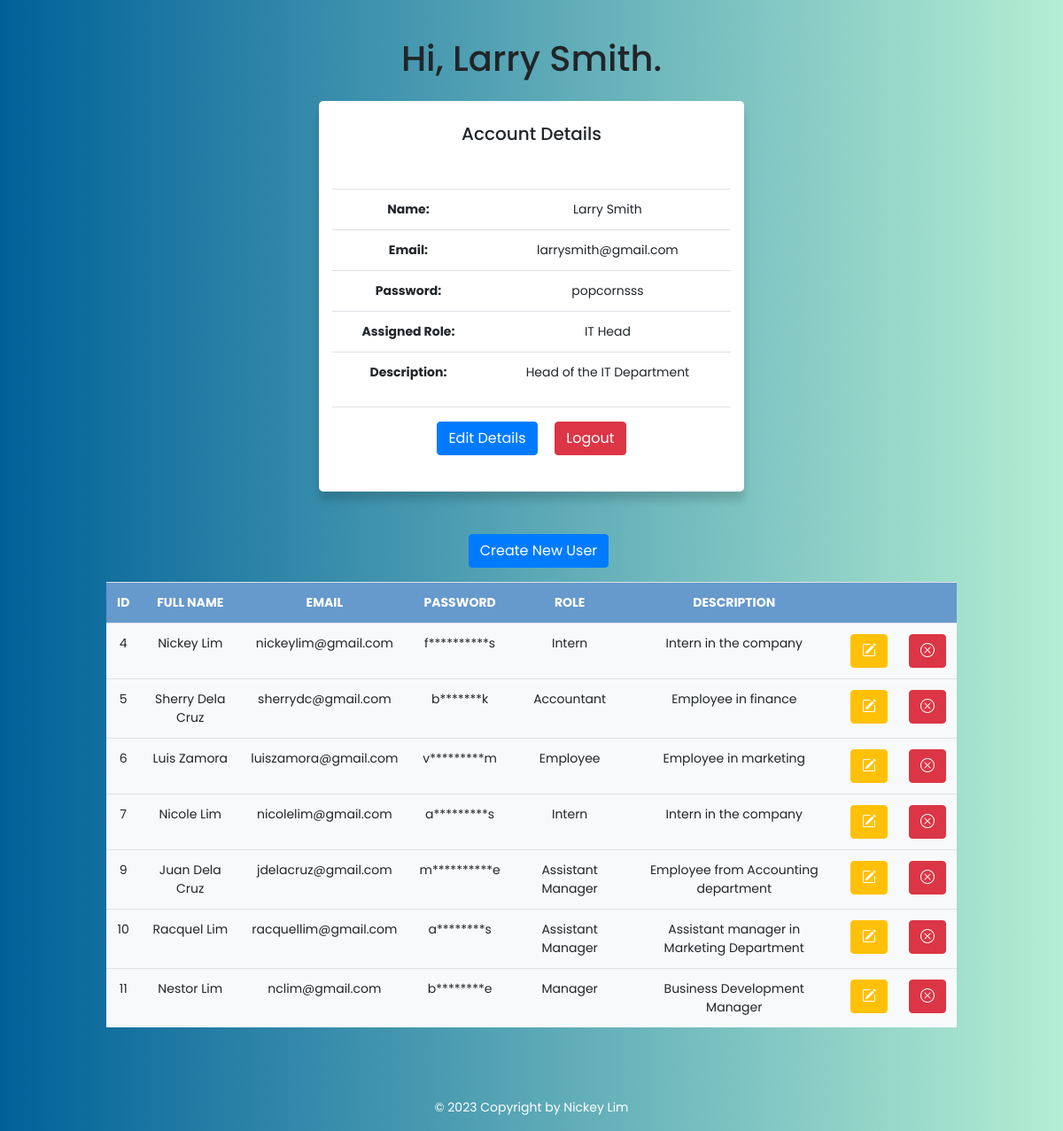
Page /admin_homepage.php (signed in) on the earlier database version.
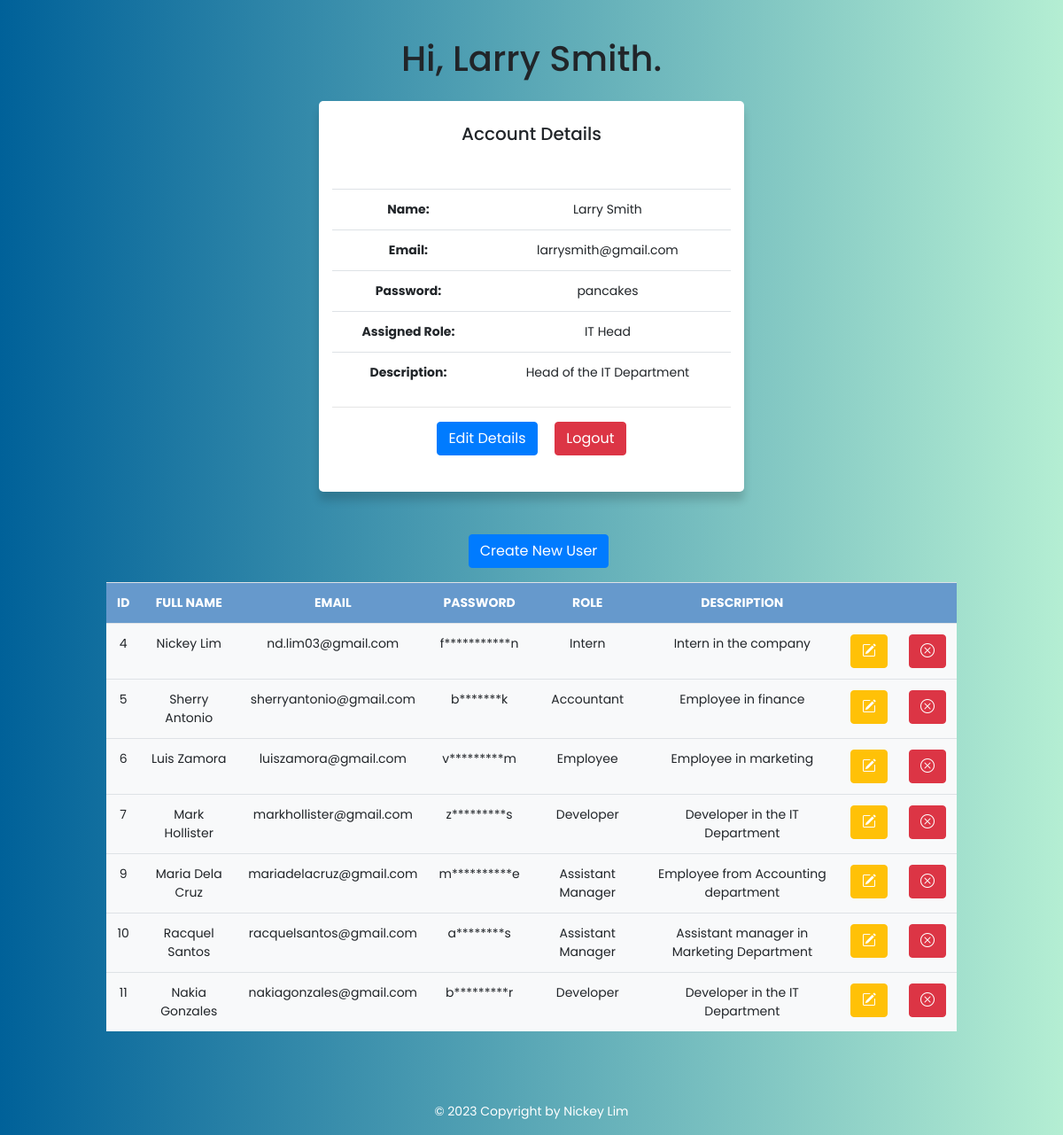
Same page on the later database version.
### tables this page shows
CREATE TABLE `user` (
  `u_id` int(3) NOT NULL,
  `r_id` int(3) NOT NULL,
  `first_name` varchar(50) NOT NULL,
  `last_name` varchar(50) NOT NULL,
  `Email` varchar(200) NOT NULL,
  `c_pass` varchar(50) NOT NULL,
  `role` varchar(100) NOT NULL,
  `description` varchar(200) NOT NULL,
  `type` varchar(50) NOT NULL
);

### admin_homepage.php (the view, shortened to what this page needs)
<?php
include 'conn.php';
$sessionId = $_SESSION["u_id"];
$admin = mysqli_fetch_assoc(mysqli_query($conn, "SELECT * FROM user WHERE u_id = $sessionId"));
?>
<!DOCTYPE html>
<html lang="en">
<head>
  <link rel="stylesheet" href="https://stackpath.bootstrapcdn.com/bootstrap/4.5.2/css/bootstrap.min.css">
  <link rel="stylesheet" href="css/style.css">
  <link rel="stylesheet" href="https://cdn.jsdelivr.net/npm/bootstrap-icons@1.3.0/font/bootstrap-icons.css">
  <link rel="stylesheet" href="https://cdn.jsdelivr.net/npm/bootstrap@4.1.3/dist/css/bootstrap.min.css">
</head>
<body>
  <div class="greeting">
    <br><br>
    <h1>Hi, <?php echo $admin['first_name'] . " " . $admin['last_name']; ?>.</h1>
  </div>
  <br>
  <div class="container" style="max-width:40%;">
    <h5>Account Details</h5><br><br>
    <table class="table" style="width:100%;">
      <tr>
        <th>Name:</th>
        <td><?php echo $admin['first_name']; ?>&nbsp;<?php echo $admin['last_name']; ?></td>
      </tr>
      <tr>
        <th>Email:</th>
        <td><?php echo $admin['Email']; ?></td>
      </tr>
      <tr>
        <th>Password:</th>
        <td><?php echo $admin['c_pass']; ?></td>
      </tr>
      <tr>
        <th>Assigned Role:</th>
        <td><?php echo $admin['role']; ?></td>
      </tr>
      <tr>
        <th>Description:</th>
        <td><?php echo $admin['description']; ?></td>
      </tr>
    </table>
    <hr>
    <p>
      <a href="edit_details.php" class="btn btn-primary">Edit Details</a>
      <a href="logout.php" class="btn btn-danger ml-3">Logout</a>
    </p>
  </div>
  <br><br><br>
  <a href="create.php" class="btn btn-primary ml-3">Create New User</a>
  <br>
  <?php $results = mysqli_query($conn, "SELECT * FROM user where not u_id=1"); ?>
  <table id="myTable" class="table bg-light" style="width: 80%;">
    <tr style="background-color: #6699cc; color:white;">
      <th>ID</th>
      <th>FULL NAME</th>
      <th>EMAIL</th>
      <th>PASSWORD</th>
      <th>ROLE</th>
      <th>DESCRIPTION</th>
      <th></th>
      <th></th>
    </tr>
    <?php while ($row = mysqli_fetch_array($results)) { ?>
      <td><?php echo $row['u_id']; ?></td>
      <td><?php echo $row['first_name'] . ' ' . $row['last_name']; ?></td>
      <td><?php echo $row['Email']; ?></td>
      <td>
        <?php
        $pass = $row['c_pass'];
        echo substr($pass, 0, 1);
        for ($a = 0; (strlen($pass) - 1) > $a; $a++) {
          echo "*";
        }
        echo $pass[strlen($pass) - 1];
        ?>
      </td>
      <td><?php echo $row['role']; ?></td>
      <td><?php echo $row['description']; ?></td>
      <td>
        <form action="edit.php" method="post">
          <button type="submit" class="btn btn-warning" name="id" value="<?php echo $row['u_id']; ?>"><i class="bi bi-pencil-square" style="color:white;"></i></button>
        </form>
      </td>
      <?php
      echo '<td><button type="button" class="btn btn-danger" data-id="' . $row['u_id'] . '" onclick="confirmDelete(this);">
      <i class="bi bi-x-circle" style="color:white;"></i></button></td>';
      ?>
    <?php } ?>
    <table>
      <br><br><br>
      <footer>
        <div class="text-center p-3" style=" width: 100%; color:white;">
          © 2023 Copyright by Nickey Lim
        </div>
      </footer>
</body>
</html>

### css/style.css (style rules this page uses)
* { margin: 0; padding: 0; box-sizing: border-box; font-family: "Poppins", sans-serif; }
html, body { display: grid; height: 100vh; width: 100%; place-items: center; background: linear-gradient(to right, #006199 0%, #b4eed3 100%); }
.container { background: #fff; max-width: 350px; width: 100%; padding: 25px 30px; border-radius: 5px; box-shadow: 0 10px 10px rgba(0, 0, 0, 0.15); }

### admin_homepage.php (style rules this page uses)
body { font: 14px sans-serif; text-align: center; margin: auto; }

Differences in the rows shown:
changed user "Larry": c_pass "popcornsss" → "pancakes"
changed user "Nickey": Email "nickeylim@gmail.com" → "nd.lim03@gmail.com"; c_pass "s" → "n"
changed user "Sherry": last_name "Dela Cruz" → "Antonio"; Email "sherrydc@gmail.com" → "sherryantonio@gmail.com"
changed user id 7: first_name "Nicole" → "Mark"; last_name "Lim" → "Hollister"; Email "nicolelim@gmail.com" → "markhollister@gmail.com"; c_pass "a" → "z"; role "Intern" → "Developer"; description "Intern in the company" → "Developer in the IT Department"
changed user "Dela Cruz": first_name "Juan" → "Maria"; Email "jdelacruz@gmail.com" → "mariadelacruz@gmail.com"
changed user "Racquel": last_name "Lim" → "Santos"; Email "racquellim@gmail.com" → "racquelsantos@gmail.com"
changed user id 11: first_name "Nestor" → "Nakia"; last_name "Lim" → "Gonzales"; Email "nclim@gmail.com" → "nakiagonzales@gmail.com"; c_pass "e" → "r"; role "Manager" → "Developer"; description "Business Development Manager" → "Developer in the IT Department"
